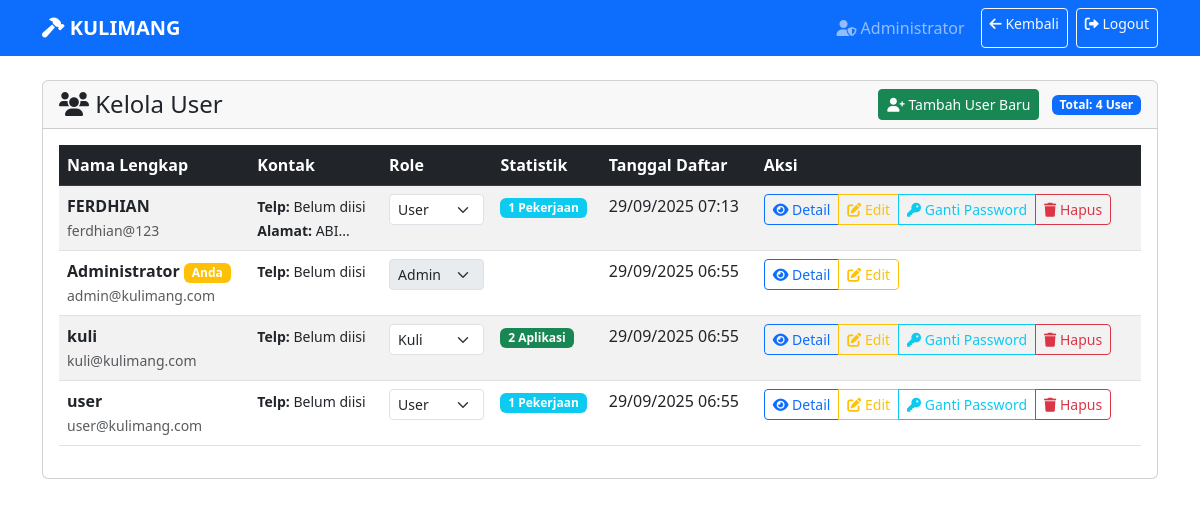
Screenshot of /admin_manage_users.php (signed in) with the database file from the repository.
### tables this page shows
CREATE TABLE IF NOT EXISTS `users` (
  `id` int NOT NULL AUTO_INCREMENT,
  `username` varchar(50) NOT NULL,
  `password` varchar(255) NOT NULL,
  `email` varchar(100) NOT NULL,
  `nama_lengkap` varchar(100) NOT NULL,
  `no_telepon` varchar(15) DEFAULT NULL,
  `alamat` text,
  `role` enum('admin','kuli','user') NOT NULL,
  `created_at` timestamp NULL DEFAULT CURRENT_TIMESTAMP,
  PRIMARY KEY (`id`),
  UNIQUE KEY `username` (`username`),
  UNIQUE KEY `email` (`email`)
);

### admin_manage_users.php (the view, shortened to what this page needs)
<?php
require_once 'config.php';
function safeDisplay($value, $default = '-') {
    return htmlspecialchars($value);
}
$stmt = $pdo->query("SELECT u.*,
                    (SELECT COUNT(*) FROM pekerjaan p WHERE p.id_user = u.id) as total_pekerjaan,
                    (SELECT COUNT(*) FROM aplikasi_pekerjaan ap WHERE ap.id_kuli = u.id) as total_aplikasi
                    FROM users u
                    ORDER BY u.created_at DESC");
$users = $stmt->fetchAll();
?>
<!DOCTYPE html>
<html lang="id">
<head>
    <link href="https://cdn.jsdelivr.net/npm/bootstrap@5.3.0/dist/css/bootstrap.min.css" rel="stylesheet">
    <link href="https://cdnjs.cloudflare.com/ajax/libs/font-awesome/6.0.0/css/all.min.css" rel="stylesheet">
</head>
<body>
    <nav class="navbar navbar-expand-lg navbar-dark bg-primary">
        <div class="container">
            <a class="navbar-brand fw-bold" href="dashboard_admin.php">
                <i class="fas fa-hammer"></i> KULIMANG
            </a>
            <div class="navbar-nav ms-auto">
                <span class="navbar-text me-3">
                    <i class="fas fa-user-shield"></i> <?php echo $_SESSION['nama_lengkap']; ?>
                </span>
                <a href="dashboard_admin.php" class="btn btn-outline-light btn-sm me-2">
                    <i class="fas fa-arrow-left"></i> Kembali
                </a>
                <a href="logout.php" class="btn btn-outline-light btn-sm">
                    <i class="fas fa-sign-out-alt"></i> Logout
                </a>
            </div>
        </div>
    </nav>
    <div class="container mt-4">
        <div class="card">
            <div class="card-header d-flex justify-content-between align-items-center">
                <h4 class="mb-0"><i class="fas fa-users"></i> Kelola User</h4>
                <div>
                    <button type="button" class="btn btn-success btn-sm" data-bs-toggle="modal" data-bs-target="#registerUserModal">
                        <i class="fas fa-user-plus"></i> Tambah User Baru
                    </button>
                    <span class="badge bg-primary ms-2">Total: <?php echo count($users); ?> User</span>
                </div>
            </div>
            <div class="card-body">
                <?php if ($users): ?>
                    <div class="table-responsive">
                        <table class="table table-striped table-hover">
                            <thead class="table-dark">
                                <tr>
                                    <th>Nama Lengkap</th>
                                    <th>Kontak</th>
                                    <th>Role</th>
                                    <th>Statistik</th>
                                    <th>Tanggal Daftar</th>
                                    <th>Aksi</th>
                                </tr>
                            </thead>
                            <tbody>
                                <?php foreach ($users as $user): ?>
                                    <tr>
                                        <td>
                                            <strong><?php echo safeDisplay($user['nama_lengkap']); ?></strong>
                                            <?php if ($user['id'] == $_SESSION['user_id']): ?>
                                                <span class="badge bg-warning">Anda</span>
                                            <?php endif; ?>
                                            <br>
                                            <small class="text-muted"><?php echo safeDisplay($user['email']); ?></small>
                                        </td>
                                        <td>
                                            <div>
                                                <small><strong>Telp:</strong> <?php echo safeDisplay($user['telepon'] ?? 'Belum diisi'); ?></small>
                                            </div>
                                            <?php if (!empty($user['alamat']) && $user['alamat'] !== null): ?>
                                            <div>
                                                <small><strong>Alamat:</strong> <?php echo safeDisplay(substr($user['alamat'], 0, 50)); ?>...</small>
                                            </div>
                                            <?php endif; ?>
                                        </td>
                                        <td>
                                            <form method="POST" class="d-inline">
                                                <select name="role" class="form-select form-select-sm" onchange="this.form.submit()" <?php echo $user['id'] == $_SESSION['user_id'] ? 'disabled' : ''; ?>>
                                                    <option value="user" <?php echo $user['role'] == 'user' ? 'selected' : ''; ?>>User</option>
                                                    <option value="kuli" <?php echo $user['role'] == 'kuli' ? 'selected' : ''; ?>>Kuli</option>
                                                    <option value="admin" <?php echo $user['role'] == 'admin' ? 'selected' : ''; ?>>Admin</option>
                                                </select>
                                            </form>
                                        </td>
                                        <td>
                                            <?php if ($user['role'] == 'user'): ?>
                                                <span class="badge bg-info"><?php echo $user['total_pekerjaan']; ?> Pekerjaan</span>
                                            <?php elseif ($user['role'] == 'kuli'): ?>
                                                <span class="badge bg-success"><?php echo $user['total_aplikasi']; ?> Aplikasi</span>
                                            <?php endif; ?>
                                        </td>
                                        <td><?php echo date('d/m/Y H:i', strtotime($user['created_at'])); ?></td>
                                        <td>
                                            <div class="btn-group btn-group-sm">
                                                <button type="button" class="btn btn-outline-primary"
                                                        data-bs-toggle="modal"
                                                        data-bs-target="#userDetailModal"
                                                        data-user='<?php echo htmlspecialchars(json_encode($user), ENT_QUOTES, 'UTF-8'); ?>'>
                                                    <i class="fas fa-eye"></i> Detail
                                                </button>
                                                <button type="button" class="btn btn-outline-warning"
                                                        data-bs-toggle="modal"
                                                        data-bs-target="#editUserModal"
                                                        data-user='<?php echo htmlspecialchars(json_encode($user), ENT_QUOTES, 'UTF-8'); ?>'>
                                                    <i class="fas fa-edit"></i> Edit
                                                </button>
                                                <?php if ($user['id'] != $_SESSION['user_id']): ?>
                                                    <button type="button" class="btn btn-outline-info"
                                                            data-bs-toggle="modal"
                                                            data-bs-target="#changePasswordModal"
                                                            data-user-id="<?php echo $user['id']; ?>"
                                                            data-user-name="<?php echo htmlspecialchars($user['nama_lengkap']); ?>">
                                                        <i class="fas fa-key"></i> Ganti Password
                                                    </button>
                                                    <a href="admin_manage_users.php?delete_id=<?php echo $user['id']; ?>"
                                                       class="btn btn-outline-danger"
                                                       onclick="return confirmDeleteUser('<?php echo htmlspecialchars($user['nama_lengkap']); ?>')">
                                                        <i class="fas fa-trash"></i> Hapus
                                                    </a>
                                                <?php endif; ?>
                                            </div>
                                        </td>
                                    </tr>
                                <?php endforeach; ?>
                            </tbody>
                        </table>
                    </div>
                <?php endif; ?>
            </div>
        </div>
    </div>
</body>
</html>

### rows the page displays
users: nama_lengkap "FERDHIAN", email "ferdhian@123", telepon "Belum diisi", alamat "ABI", role "User", total_pekerjaan "1", created_at "29/09/2025 07:13"
users: nama_lengkap "Administrator", shows "Anda", email "admin@kulimang.com", telepon "Belum diisi", role "Admin", created_at "29/09/2025 06:55"
users: nama_lengkap "kuli", email "kuli@kulimang.com", telepon "Belum diisi", role "Kuli", total_aplikasi "2", created_at "29/09/2025 06:55"
users: nama_lengkap "user", email "user@kulimang.com", telepon "Belum diisi", role "User", total_pekerjaan "1", created_at "29/09/2025 06:55"

### other values shown
$_SESSION['nama_lengkap'] "Administrator"
count($users) "4"
